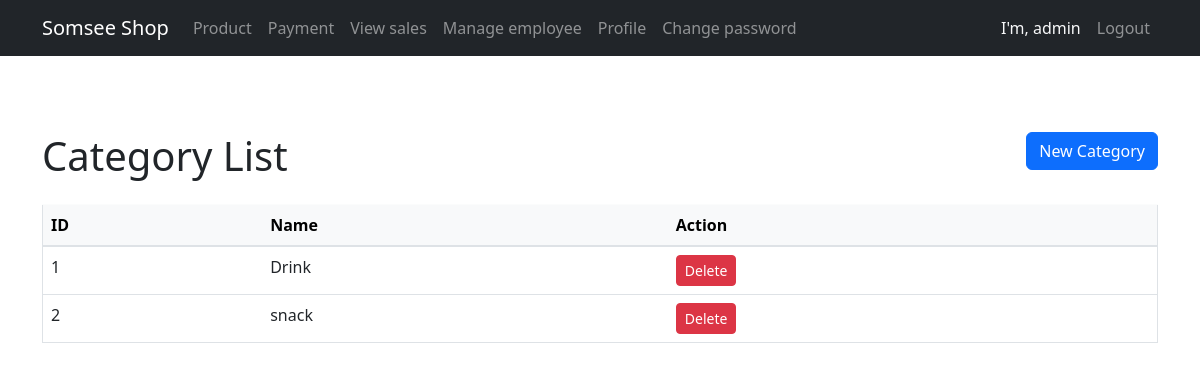
The app's page /category (signed in) with its own data.
### category/models.py (models this page shows, shortened)
class Category(models.Model):
    category_id = models.AutoField(primary_key=True)
    category_name = models.CharField(max_length=100)

### category/views.py (the view)
# urls.py: path('category',View_category.as_view(), name= "category"),
class View_category(LoginRequiredMixin, PermissionRequiredMixin, View):
    login_url = "/login/"
    permission_required = ["category.view_category"]
    def get(self, request):
        category_list = Category.objects.all()
        context = {
            "categorys": category_list,
        }
        return render(request, "category.html", context)

### category/templates/category.html (shortened to what this page needs)
{% extends 'layout.html' %}
{% block content %}
<div class="container">
    <div class="row mt-4">
        <div class="col">
            <h1>Category List</h1>
        </div>
        {% if perms.category.add_category  %}
        <div class="col text-end">
            <a href="{% url 'create_category' %}" class="btn btn-primary">New Category</a>
        </div>
        {% endif %}
    </div>
    <table class="table table-hover mt-3">
        <thead class="table-light">
            <tr>
                <th>ID</th>
                <th>Name</th>
                <th>Action</th>
            </tr>
        </thead>
        <tbody>
            {% for category in categorys %}
                <tr>
                    <td>{{ category.category_id }}</td>
                    <td>{{ category.category_name }}</td>
                    <td>
                        <a href="{% url 'delete_category' category.category_id %}" class="btn btn-danger btn-sm">Delete</a>
                    </td>
                </tr>
            {% endfor %}
        </tbody>
    </table>
</div>
{% endblock %}

### product/templates/nav.html (shortened to what this page needs)
<!DOCTYPE html>
<html lang="en">
<head>
    <link rel="stylesheet" href="https://cdn.jsdelivr.net/npm/bootstrap@5.3.0/dist/css/bootstrap.min.css">
</head>
<body>
<nav class="navbar navbar-expand-lg navbar-dark bg-dark">
    <div class="container">
        <span class="navbar-brand" >Somsee Shop </span>
        <div class="collapse navbar-collapse" id="navbarNav">
            <ul class="navbar-nav">
                {% if user.is_authenticated %}
                    <li class="nav-item">
                        <a class="nav-link" href="{% url 'product' %}">Product</a>
                    </li>
                    {% if perms.payment.view_sale and perms.payment.view_sale  %}
                    <li class="nav-item">
                        <a class="nav-link" href="{% url 'payment' %}">Payment</a>
                    </li>
                    {% endif %}
                    {% if perms.payment.view_sale and perms.payment.view_sale  %}
                    <li class="nav-item">
                        <a class="nav-link" href="{% url 'view_sales' %}">View sales</a>
                    </li>
                    {% endif %}
                    {% if perms.auth.view_group  %}
                    <li class="nav-item">
                        <a class="nav-link" href="{% url 'viewemp' %}">Manage employee</a>
                    </li>
                    {% endif %}
                    <li class="nav-item">
                        <a class="nav-link" href="{% url 'profile' %}">Profile</a>
                    </li>
                    <li class="nav-item">
                        <a class="nav-link" href="{% url 'change_password' %}">Change password</a>
                    </li>
                    </ul>
                    <ul class="navbar-nav ms-auto">
                    <li class="nav-item">
                        <span class="navbar-text text-light me-2">I'm, {{ user.username }}</span>
                    </li>
                    <li class="nav-item">
                        <a class="nav-link btn btn-outline-light" href="{% url 'logout' %}">Logout</a>
                    </li>
                {% endif %}
            </ul>
        </div>
    </div>
</nav>
</body>
</html>

### static/style.css (style rules this page uses)
* { margin: 0; padding: 0; box-sizing: border-box; }
button, .btn { padding: 10px 15px; background-color: #466bff; color: white; border: none; cursor: pointer; font-size: 13px; text-decoration: none; }
table { width: 100%; border-collapse: collapse; margin-top: 20px; }
table, th, td { border: 1px solid black; }
th, td { padding: 8px; text-align: left; }
th { background-color: #f2f2f2; }

### records on screen
Category: category_id "1", category_name "Drink"
Category: category_id "2", category_name "snack"

### other values on screen
{{ user.username }} "admin"
